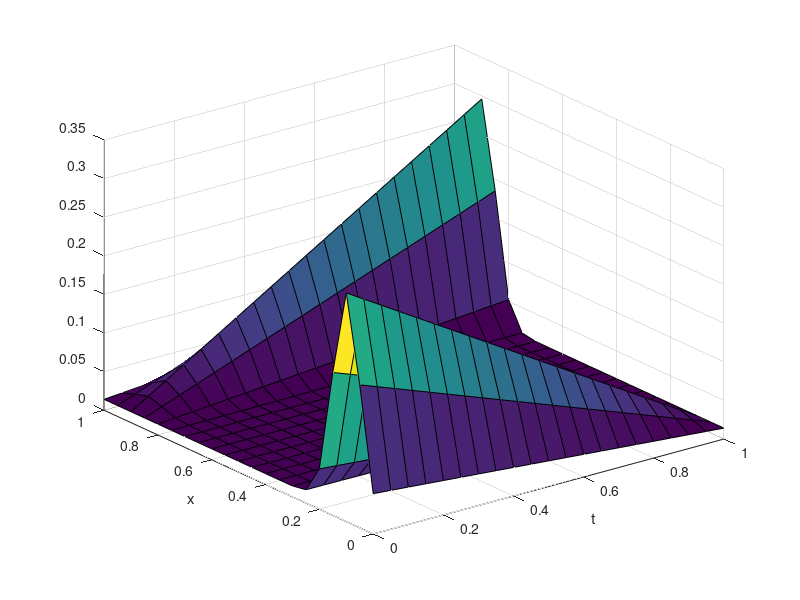

Source code (MATLAB):
clc
clear
close all 

% parametres
N = 20; P = 20;
alpha = 1.983; gamma = 1/240;
niter = 50;

% Données 
X = linspace(0,1,N+1);
minimal = 0.05;
gauss = @(mu,sigma)(minimal + exp(-0.5*((X-mu)/sigma).^2));
normal = @(f)(f/sum(f(:)));

f0 = normal(gauss(0.1,0.05))';
f1 = normal(gauss(0.9,0.05))';

b0.m = [zeros(1,P+1);zeros(1,P+1)];
b0.f = [f0,f1];

cost = @(w)(sum(w.m(:).^2./w.f(:)));

% Polynome dans le proximal de J 

















t = repmat(linspace(0,1,P+1),N+1,1);

w0.m = zeros(N+1,P+1);
w0.f = (1-t).*repmat(f0,1,P+1) + t.*repmat(f1,1,P+1);

[XX YY] = meshgrid(linspace(0,1,N+1),linspace(0,1,P+1));
surf(XX,YY,w0.f);
xlabel('t'); ylabel('x');
pause

RproxG1 = @(w)(2*ProxG1(w) - w);
RproxG2 = @(w)(2*ProxG2(w) - w);

% % Boucle principale 
% for i = 1:niter
%    w1 = (1-0.5*alpha)*w0 + 0.5*alpha*RproxG2(RproxG1(w0)); 
% end